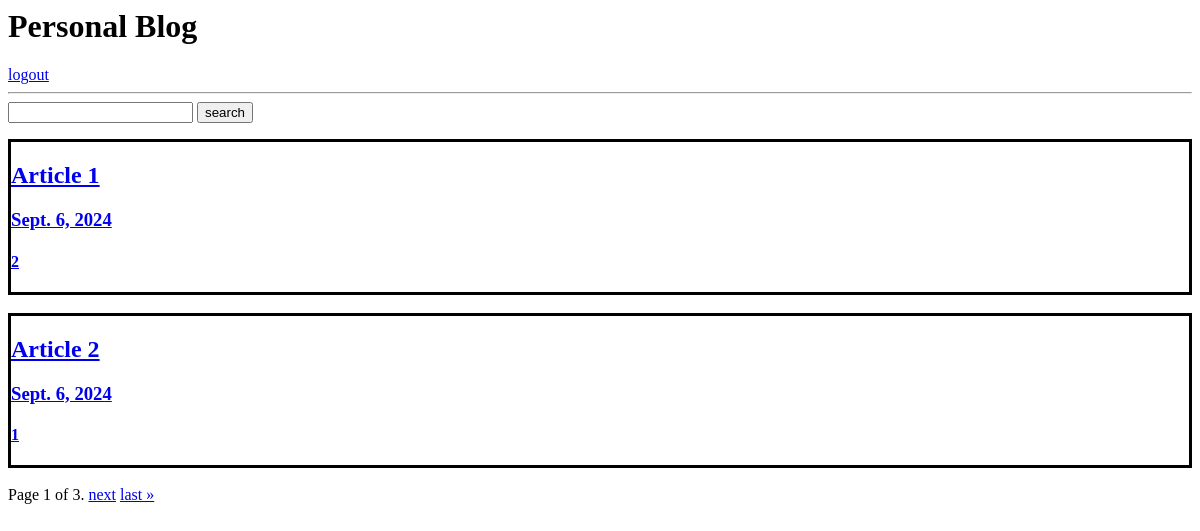
The app's page / (signed in), older data.
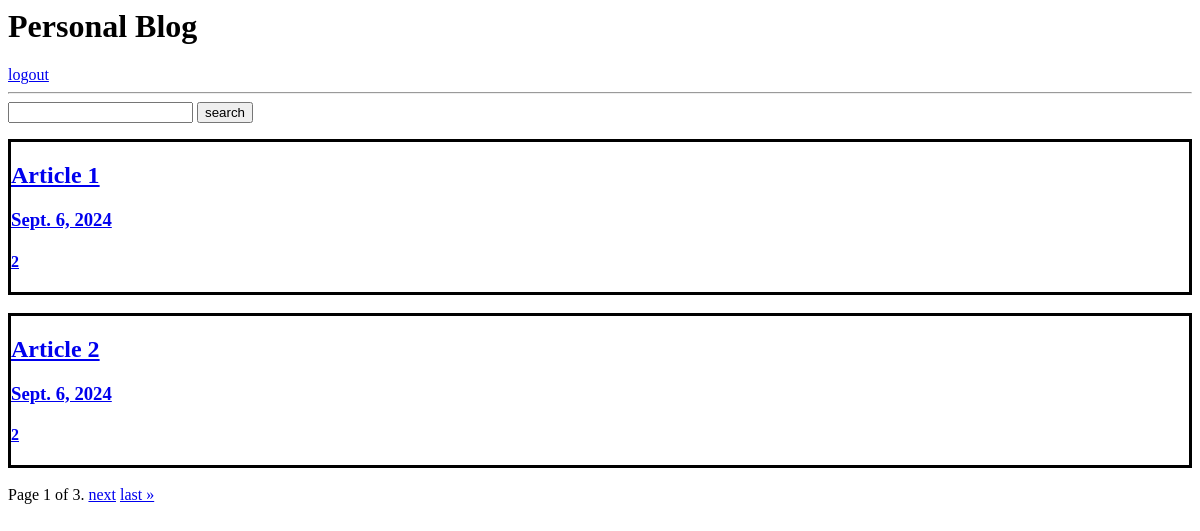
The same page, newer data.
### blog/models.py (models this page shows)
class Article(models.Model):
    title = models.CharField(max_length=50, null=False)
    date = models.DateField()
    content = models.CharField(max_length=500, null=False, default="tt")
    view = models.SmallIntegerField(default=0)
    wirter = models.ForeignKey(User, on_delete=models.DO_NOTHING, related_name='articles_written')

### blog/views.py (the view)
# urls.py: 2. Add a URL to urlpatterns:  path('', views.home, name='home')
def home(request):
    if not is_user(request):
        return redirect(f"{settings.LOGIN_URL}")
    admin = is_admin(request)
    title = request.GET.get('title')
    kwargs = {'title__icontains': title}
    articles = Article.objects.all()
    articles = Article.objects.filter(Q(**kwargs)).distinct() if title else articles
    paginator = Paginator(articles, 2)
    page_number = request.GET.get("page")
    articles = paginator.get_page(page_number)
    return render(request, 'home.html', {'articles':articles, 'is_admin':admin})

### blog/utility.py (called while the page is built)
def is_user(request):
    user_id = request.session.get('user_id')
    return user_id

def is_admin(request):
    user_id = request.session.get('user_id')
    if not user_id:
        return False
    user = User.objects.get(pk=user_id)
    return user.is_Admin

### blog/templates/home.html (shortened to what this page needs)
{% extends 'header.html' %}
{% block body %}
<form action="" method="get">
    <input type="search" name="title">
    <button type="submit">search</button>
</form>
{% for article in articles %}
<a href="{% url 'article_detail' article.id %}">
    <div style="border: 3px solid black;">
        <h2>{{ article.title }}</h2>
        <h3>{{ article.date }}</h3>
        <h4>{{ article.view }}</h4>
    </div>
    <br>
</a>
{% endfor %}
    <span class="step-links">
        <span class="current">
            Page {{ articles.number }} of {{ articles.paginator.num_pages }}.
        </span>
        {% if articles.has_next %}
            <a href="?page={{ articles.next_page_number }}">next</a>
            <a href="?page={{ articles.paginator.num_pages }}">last &raquo;</a>
        {% endif %}
    </span>
{% endblock %}

Row changes from the older to the newer data that the page shows:
changed Article "Article 2": view "1" → "2"
